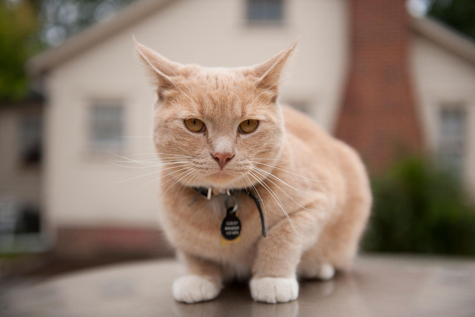
#> input picture 5. Computer Vision/TP1/images/cat.png, 475 x 317 px
$ jupyter execute intro_images.ipynb   (shell and % lines are left out)
#> lines starting #> are read from the running program, lines starting #| are printed output that depends on the picture; after the words box and inside, x2 and y2 are one past the last pixel; in counts of white or black regions, pixels touching at a corner belong together
# Manipulating images

Author : Alasdair Newson

### Objective

This notebook introduces how to read, write and manipulate images with Python. You do not have to fill this part in, this is simply for instructive purposes. If you are already familiar with these operations in Python, you can skip to the main part of the TP.

### Packages

In order to deal with images in Python, we will need several packages :

- numpy
- matplotlib (for visualising)
- imageio (for reading and saving)
- scikit-image (for conversion from colour to RGB)

First, we import the necessary packages :

[cell 1]
from matplotlib import pyplot as plt
import numpy as np
import imageio
from skimage import color

## Reading images

There are several packages which allow you to read and write images. In this lab work, we choose to use the ```imageio``` package.

Read the image contained in this directory (of a cat) with the following code :

[cell 2]
file_name = 'images/cat.png'
img_in = imageio.imread(file_name)
#> img_in is the input picture: shape (317, 475, 3); mean R, G, B 144.9, 126.7, 112.6

The result of this is a numpy array. We can now inspect the shape of the image, the value of a pixel, and the type of data :

[cell 3]
print('image shape : ', img_in.shape)
#| image shape :  (317, 475, 3)
print('an image pixel : ',img_in[0,0,:])
#| an image pixel :  [70 70 42]
print('data type : ',img_in.dtype)
#| data type :  uint8

As we can see, the image consists of three matrices : one for each colour channel. We can find the range of all the pixel data. Since the pixels are unsigned integers coded on 8 bits (uint8), the pixel values are between 0 and 255.

[cell 4]
print('Max value : ', img_in.max())
#| Max value :  244
print('Min value : ', img_in.min())
#| Min value :  0

As we can see in this image, the upper bound is not reached. In this lab, we wish to work with grey-scale images, therefore, we must convert the pixels (which are three scalars) into one grey-level scalar. This can be done as follows

[cell 5]
img_gray = color.rgb2gray(img_in)
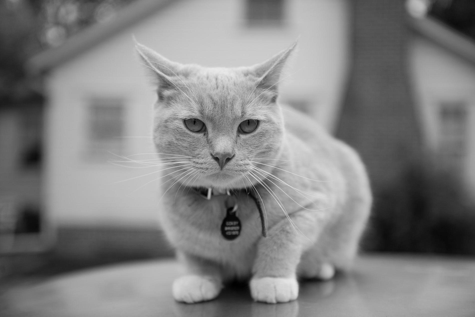
#> img_gray: shape (317, 475) float64; min 0.00333, max 0.917, mean 0.508
print('Grey-level image data shape : ', img_gray.shape)
#| Grey-level image data shape :  (317, 475)
print('Grey-level image data type : ', img_gray.dtype)
#| Grey-level image data type :  float64

As you can see, this new image only has one channel, as expected, and the data type is now float.

## Displaying images

Images can be displayed in Python with the matplotlib package. When an image is displayed, the computer must know what the range of the pixel values are, in order to correctly map these values to actual pixels we see on the screen.

In the case of colour images, with uint8 type, the computer knows how to do this automatically. Show the image with the imshow function :

[cell 6]
plt.imshow(img_in)

However, in the case of our grey-scale image, which is coded as floats, it is not necessarily clear what the dynamic should be. Therefore, it is necessary to tell the computer that it is indeed a grey-scale image. The following code displays the image with the range of the pixels converted to $0 \dots 1$

[cell 7]
plt.imshow(img_gray,cmap='gray')

## Manipulating images

Now, since our (grey-scale) image is simply a matrix, we can take parts of image and work on them :

[cell 8]
img_crop = img_gray[0:200,0:200]
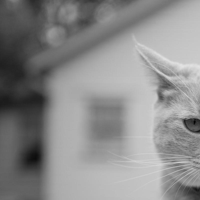
#> img_crop: shape (200, 200) float64; min 0.0123, max 0.892, mean 0.544
plt.imshow(img_crop,cmap='gray')

We can change certain pixel values, for example by setting low pixel values to 0

[cell 9]
img_modified = img_gray.copy()
img_modified[img_modified<0.2] = 0.0
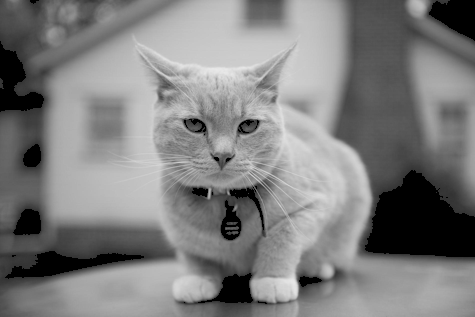
#> img_modified: shape (317, 475) float64; 8.99% of pixels changed, all inside (x1, y1, x2, y2) = (0, 0, 475, 304)
plt.imshow(img_modified,cmap='gray')

### Histograms

It is often necessary to find the distribution (histogram) of pixel values in an image. This can be done with the following function

[cell 10]
_ = plt.hist(img_gray.flatten())
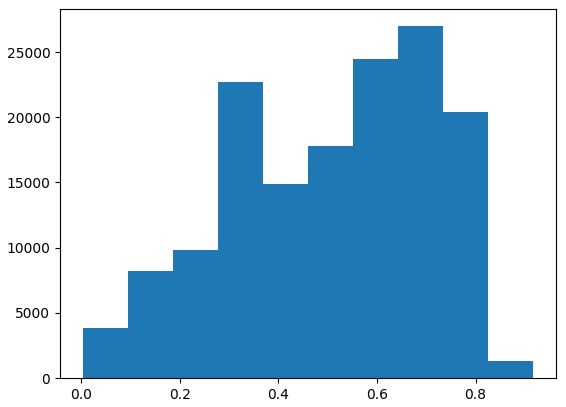
#> figure drawn by matplotlib, 1 panel; tallest bar 26980 high, from x = 0.643 to 0.734

As you can see, the number of bins in the histogram is too small here. You can control the number of bins with the ``nbins`` option :

[cell 11]
_ = plt.hist(img_gray.flatten(), bins=np.linspace(0,1,256))
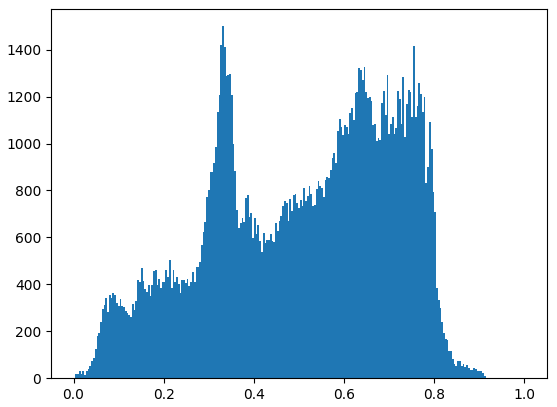
#> figure drawn by matplotlib, 1 panel; tallest bar 1500 high, from x = 0.329 to 0.333

[cell 12]
_ = plt.hist(img_modified.flatten(), bins=np.linspace(0,1,256))
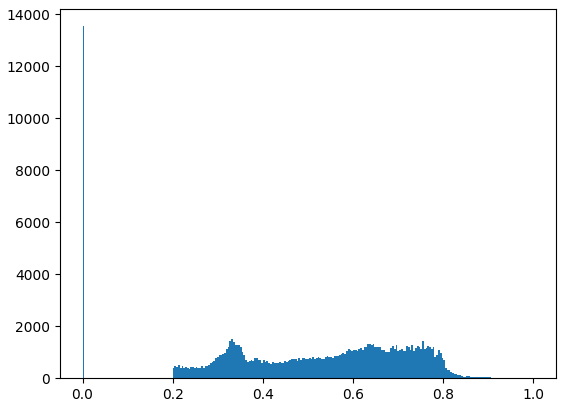
#> figure drawn by matplotlib, 1 panel; tallest bar 13534 high, from x = 0 to 0.00392

You can see that the ``img_modified`` contains a peak at 0. This is where we set the image values to 0. If you want the actual values of the histogram, and you do not want the display of matplotlib, you can find them with  ``np.histogram``:

[cell 13]
hist_vals, hist_bins = np.histogram(img_modified.flatten(), bins=np.linspace(0,1,255))
#> hist_vals = 254 values, max 13534 at index 0, min 0 at index 1, mean 592.8; hist_bins = 255 values from 0 to 1
plt.plot(hist_bins[0:-1],hist_vals)
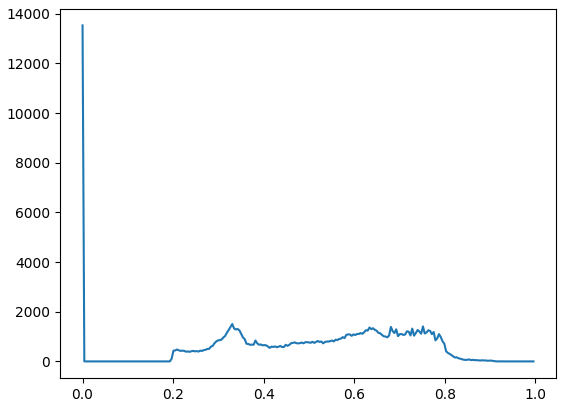
#> figure drawn by matplotlib, 1 panel; curve peaks at x = 0, y = 13534

Note : the size of hist_bins and hist_vals are not the same : the end of the last bin is included, so hist_bins is one larger

## Writing images

You can write images with the ```imageio.imwrite``` function. Be careful, by definition, the images are supposed to have uint8 values, between 0 and 255

[cell 14]
imageio.imwrite('cat_out.png', np.uint8(255.0*img_modified))

$ run again, with 5. Computer Vision/TP1/images/alps_contrast.png copied over 5. Computer Vision/TP1/images/cat.png
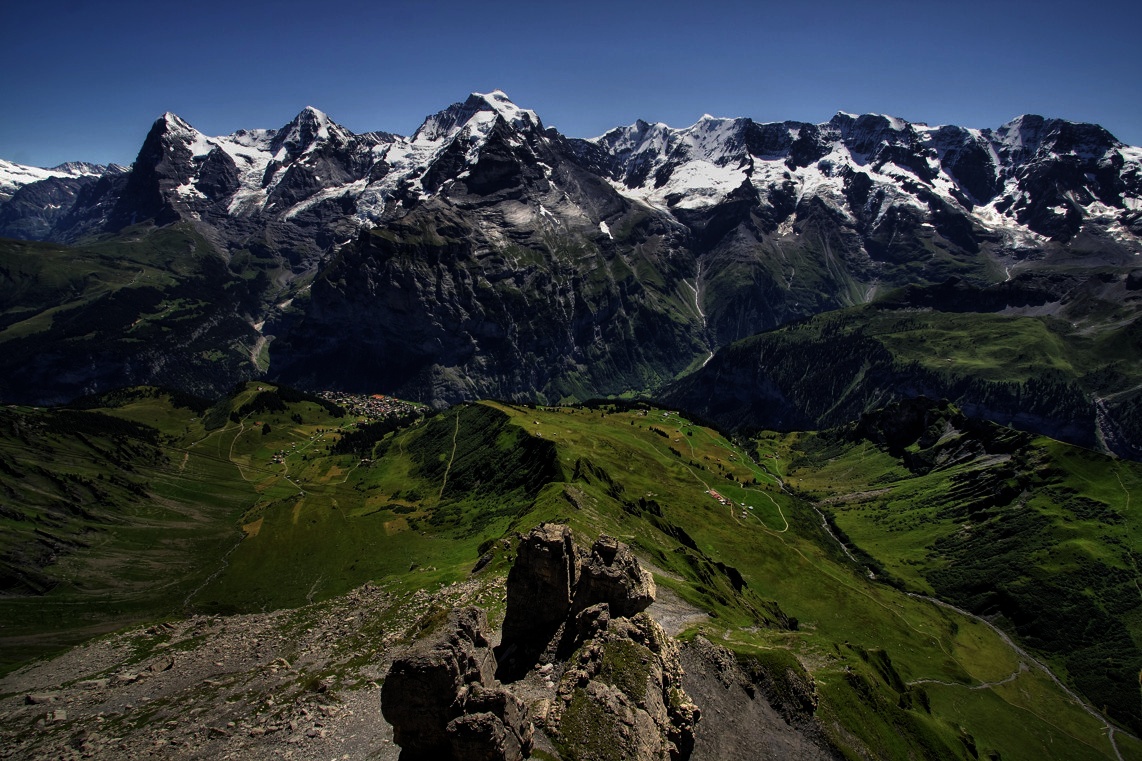
#> input picture 5. Computer Vision/TP1/images/alps_contrast.png, 1142 x 761 px
#> img_in is the input picture: shape (761, 1142, 3); mean R, G, B 46.4, 53.2, 55.4
#| image shape :  (761, 1142, 3)
#| an image pixel :  [23 40 82]
#| data type :  uint8
#| Max value :  255
#| Min value :  0
#| Grey-level image data shape :  (761, 1142)
#| Grey-level image data type :  float64
#> `img_modified[img_modified<0.2] = 0.0`:
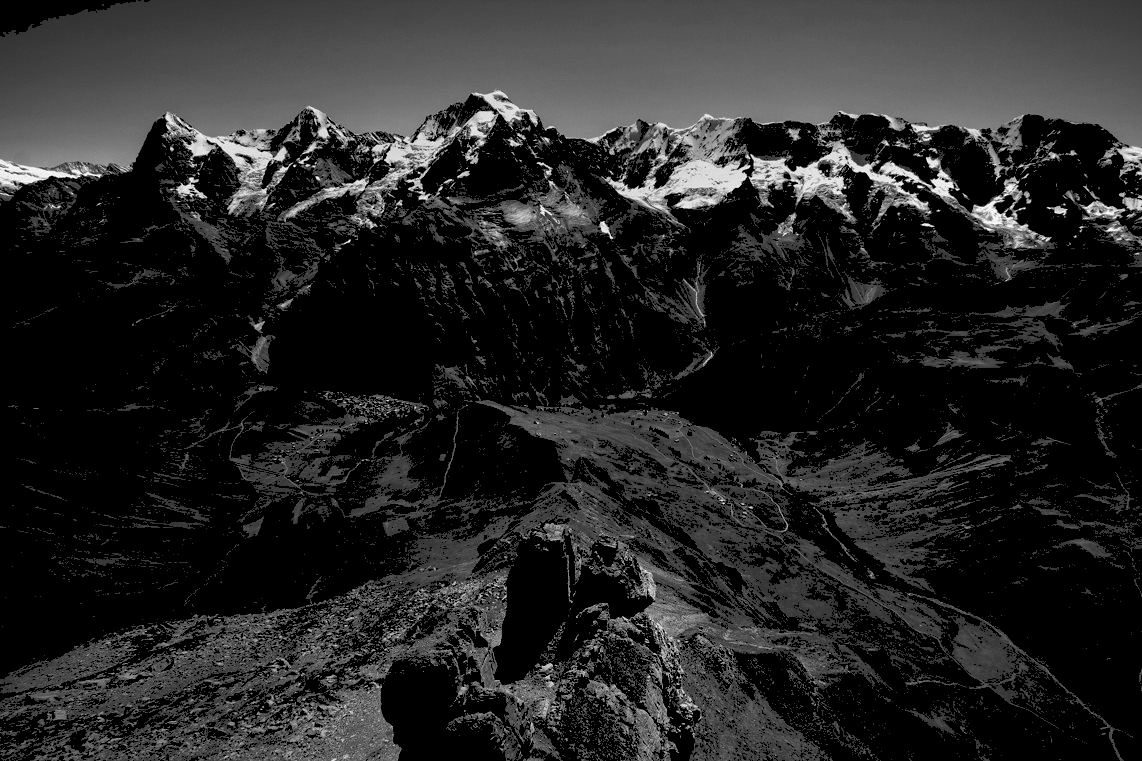
#> img_modified: shape (761, 1142) float64; min 0, max 1, mean 0.15
#> hist_vals = 254 values, max 496015 at index 0, min 0 at index 1, mean 3421.5; hist_bins = 255 values from 0 to 1
#> `[cell 13] hist_vals, hist_bins = np.histogram(img_modified.flatten(), ..`:
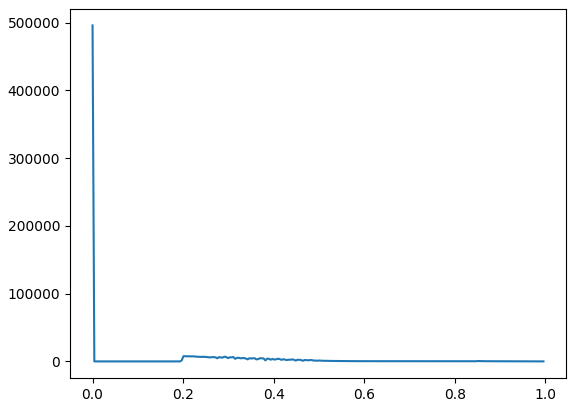
#> figure drawn by matplotlib, 1 panel; curve peaks at x = 0, y = 496015

$ run again, with 5. Computer Vision/TP1/images/boat.png copied over 5. Computer Vision/TP1/images/cat.png
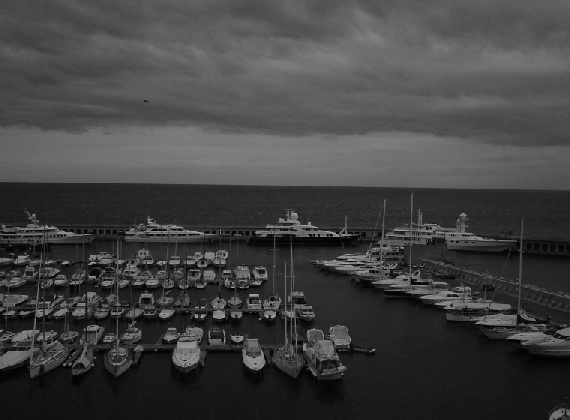
#> input picture 5. Computer Vision/TP1/images/boat.png, 570 x 420 px
#> img_in is the input picture: shape (420, 570, 3); min 0, max 182, mean 65.7
#| image shape :  (420, 570, 3)
#| an image pixel :  [74 74 74]
#| data type :  uint8
#| Max value :  182
#| Min value :  0
#| Grey-level image data shape :  (420, 570)
#| Grey-level image data type :  float64
#> `img_crop = img_gray[0:200,0:200]`:
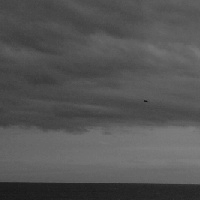
#> img_crop: shape (200, 200) float64; min 0.0627, max 0.506, mean 0.332
#> hist_vals = 254 values, max 104341 at index 0, min 0 at index 1, mean 942.5; hist_bins = 255 values from 0 to 1
#> `[cell 13] hist_vals, hist_bins = np.histogram(img_modified.flatten(), ..`:
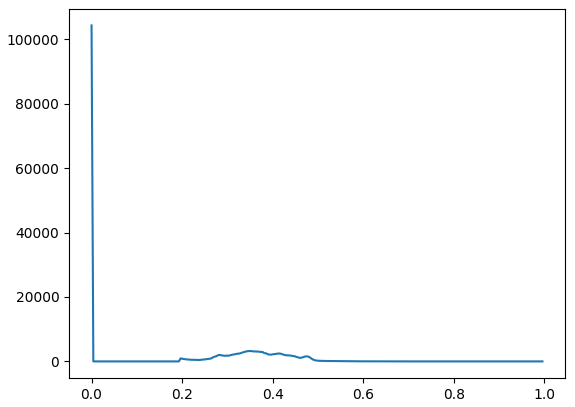
#> figure drawn by matplotlib, 1 panel; curve peaks at x = 0, y = 104341

$ run again, with 5. Computer Vision/TP1/images/boston.png copied over 5. Computer Vision/TP1/images/cat.png
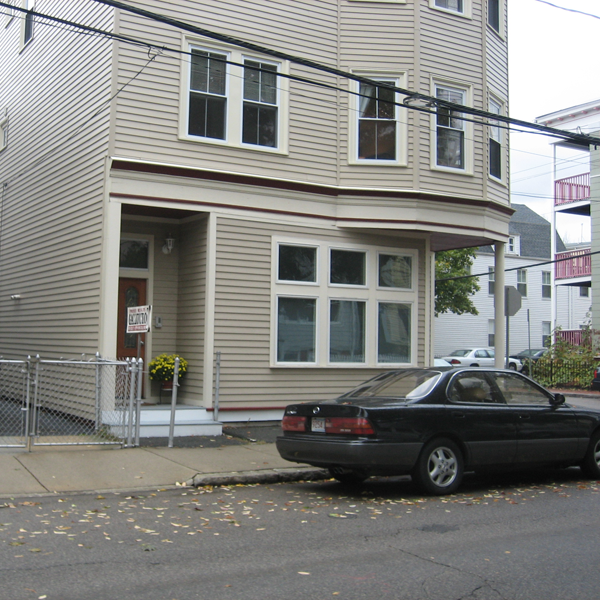
#> input picture 5. Computer Vision/TP1/images/boston.png, 600 x 600 px
#> img_in is the input picture: shape (600, 600, 3); mean R, G, B 132.2, 132.4, 129.1
#| image shape :  (600, 600, 3)
#| an image pixel :  [189 186 183]
#| data type :  uint8
#| Max value :  255
#| Min value :  0
#| Grey-level image data shape :  (600, 600)
#| Grey-level image data type :  float64
#> img_modified: shape (600, 600) float64; min 0, max 1, mean 0.503
#> hist_vals = 254 values, max 41403 at index 0, min 0 at index 1, mean 1417.3; hist_bins = 255 values from 0 to 1
#> `[cell 13] hist_vals, hist_bins = np.histogram(img_modified.flatten(), ..`:
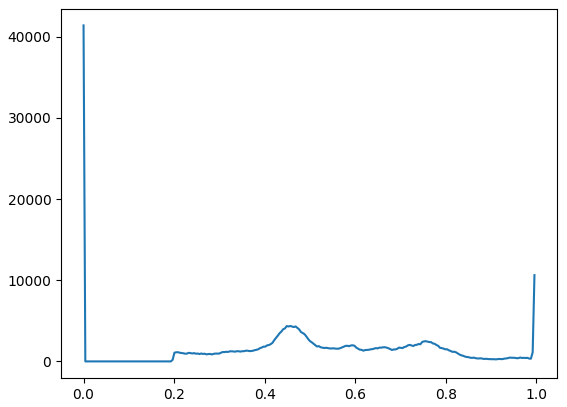
#> figure drawn by matplotlib, 1 panel; curve peaks at x = 0, y = 41403
